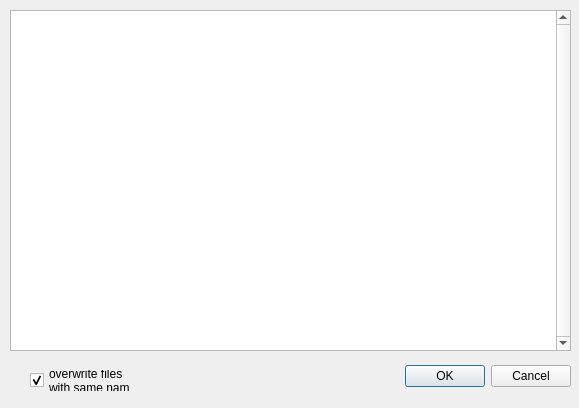
<?xml version="1.0" encoding="UTF-8"?>
<ui version="4.0">
 <class>SaveImagesDialog</class>
 <widget class="QDialog" name="SaveImagesDialog">
  <property name="geometry">
   <rect>
    <x>0</x>
    <y>0</y>
    <width>579</width>
    <height>408</height>
   </rect>
  </property>
  <property name="windowTitle">
   <string>ChooseImagesToSave</string>
  </property>
  <widget class="QDialogButtonBox" name="buttonBox">
   <property name="geometry">
    <rect>
     <x>230</x>
     <y>360</y>
     <width>341</width>
     <height>32</height>
    </rect>
   </property>
   <property name="orientation">
    <enum>Qt::Horizontal</enum>
   </property>
   <property name="standardButtons">
    <set>QDialogButtonBox::Cancel|QDialogButtonBox::Ok</set>
   </property>
  </widget>
  <widget class="QTreeWidget" name="FilesTreeWidget">
   <property name="geometry">
    <rect>
     <x>10</x>
     <y>10</y>
     <width>561</width>
     <height>341</height>
    </rect>
   </property>
   <property name="verticalScrollBarPolicy">
    <enum>Qt::ScrollBarAlwaysOn</enum>
   </property>
   <property name="horizontalScrollBarPolicy">
    <enum>Qt::ScrollBarAsNeeded</enum>
   </property>
   <property name="headerHidden">
    <bool>true</bool>
   </property>
   <property name="expandsOnDoubleClick">
    <bool>false</bool>
   </property>
   <attribute name="headerVisible">
    <bool>false</bool>
   </attribute>
   <attribute name="headerCascadingSectionResizes">
    <bool>false</bool>
   </attribute>
   <attribute name="headerStretchLastSection">
    <bool>true</bool>
   </attribute>
   <column>
    <property name="text">
     <string notr="true">1</string>
    </property>
   </column>
  </widget>
  <widget class="QCheckBox" name="overwriteCheckBox">
   <property name="geometry">
    <rect>
     <x>30</x>
     <y>370</y>
     <width>101</width>
     <height>21</height>
    </rect>
   </property>
   <property name="text">
    <string>overwrite files
with same name</string>
   </property>
   <property name="checked">
    <bool>true</bool>
   </property>
  </widget>
 </widget>
 <resources/>
 <connections>
  <connection>
   <sender>buttonBox</sender>
   <signal>accepted()</signal>
   <receiver>SaveImagesDialog</receiver>
   <slot>accept()</slot>
   <hints>
    <hint type="sourcelabel">
     <x>248</x>
     <y>254</y>
    </hint>
    <hint type="destinationlabel">
     <x>157</x>
     <y>274</y>
    </hint>
   </hints>
  </connection>
  <connection>
   <sender>buttonBox</sender>
   <signal>rejected()</signal>
   <receiver>SaveImagesDialog</receiver>
   <slot>reject()</slot>
   <hints>
    <hint type="sourcelabel">
     <x>316</x>
     <y>260</y>
    </hint>
    <hint type="destinationlabel">
     <x>286</x>
     <y>274</y>
    </hint>
   </hints>
  </connection>
 </connections>
</ui>
